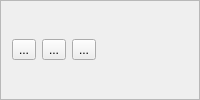
            <widget class="QFrame" name="frame_4">
             <property name="frameShape">
              <enum>QFrame::Shape::StyledPanel</enum>
             </property>
             <property name="frameShadow">
              <enum>QFrame::Shadow::Raised</enum>
             </property>
             <layout class="QHBoxLayout" name="horizontalLayout_3">
              <item>
               <widget class="QToolButton" name="toolButton">
                <property name="text">
                 <string>...</string>
                </property>
               </widget>
              </item>
              <item>
               <widget class="QToolButton" name="toolButton_2">
                <property name="text">
                 <string>...</string>
                </property>
               </widget>
              </item>
              <item>
               <widget class="QToolButton" name="toolButton_3">
                <property name="text">
                 <string>...</string>
                </property>
               </widget>
              </item>
              <item>
               <spacer name="horizontalSpacer">
                <property name="orientation">
                 <enum>Qt::Orientation::Horizontal</enum>
                </property>
                <property name="sizeHint" stdset="0">
                 <size>
                  <width>40</width>
                  <height>20</height>
                 </size>
                </property>
               </spacer>
              </item>
             </layout>
            </widget>
